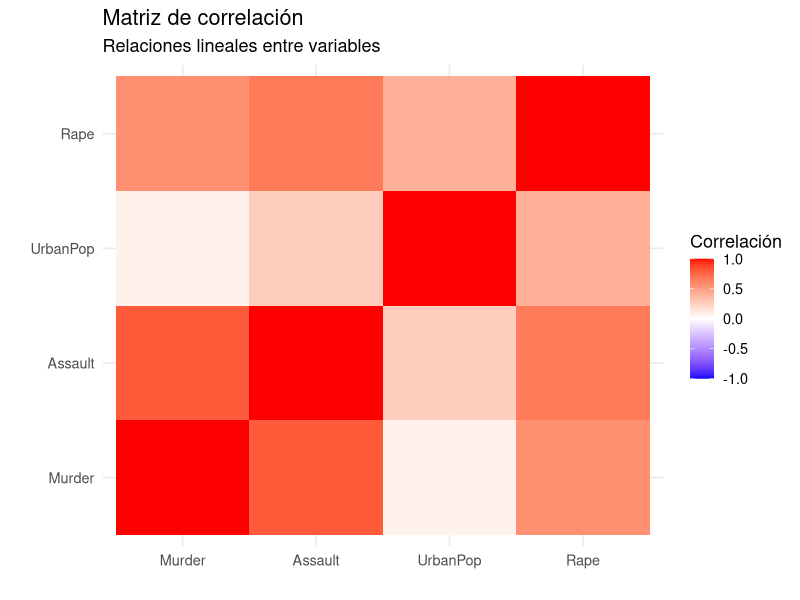
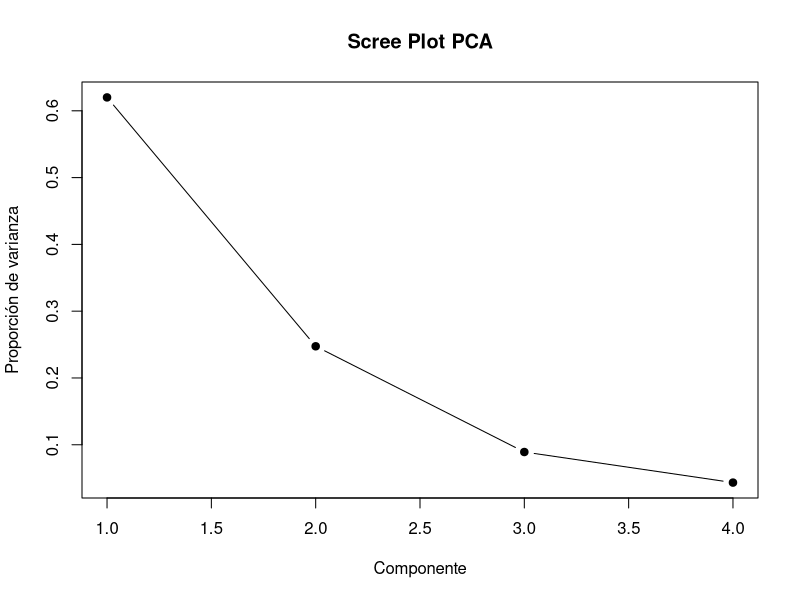
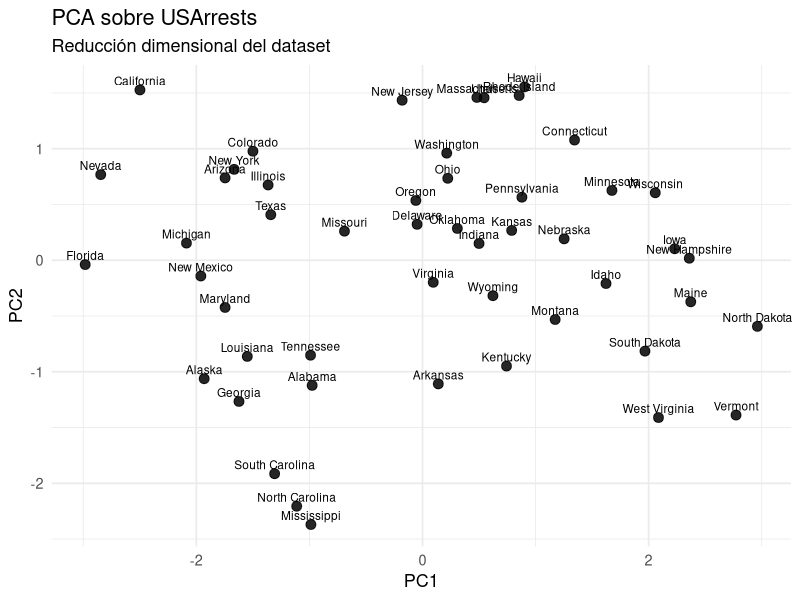
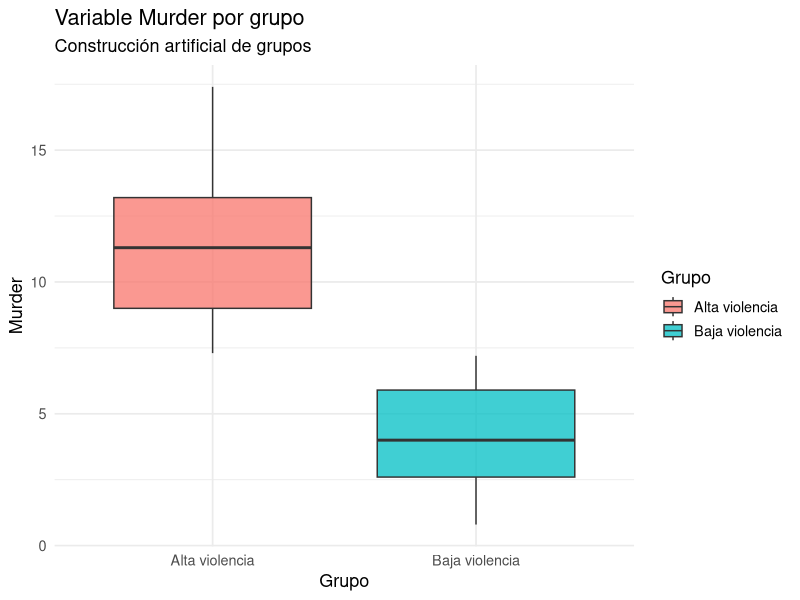

These charts were generated, in order, by the following R code: (Note: this script raises an error after producing the figures.)
## ---- chunk 1
knitr::opts_chunk$set(
  echo = TRUE,
  warning = FALSE,
  message = FALSE,
  fig.align = "center",
  fig.width = 9,
  fig.height = 5.8
)
## ---- chunk 2
library(ggplot2)
library(dplyr)
library(tidyr)
library(psych)
library(scales)
library(GGally)
## ---- chunk 3
data("USArrests")

head(USArrests)
## ---- chunk 4
str(USArrests)

summary(USArrests)
## ---- chunk 5
cor_US <- cor(USArrests)

round(cor_US, 3)
## ---- chunk 6
cor_larga <- as.data.frame(as.table(cor_US))

ggplot(
  cor_larga,
  aes(
    Var1,
    Var2,
    fill = Freq
  )
) +
  geom_tile() +
  scale_fill_gradient2(
    low = "blue",
    high = "red",
    mid = "white",
    midpoint = 0,
    limits = c(-1,1)
  ) +
  labs(
    title = "Matriz de correlación",
    subtitle = "Relaciones lineales entre variables",
    x = "",
    y = "",
    fill = "Correlación"
  ) +
  theme_minimal(base_size = 13)
## ---- chunk 7
pca <- prcomp(
  USArrests,
  scale. = TRUE
)

summary(pca)
## ---- chunk 8
var_exp <- (pca$sdev^2) / sum(pca$sdev^2)

data.frame(
  Componente = paste0("PC", 1:length(var_exp)),
  Varianza = var_exp
)
## ---- chunk 9
plot(
  var_exp,
  type = "b",
  pch = 19,
  xlab = "Componente",
  ylab = "Proporción de varianza",
  main = "Scree Plot PCA"
)
## ---- chunk 10
scores_pca <- as.data.frame(pca$x)

scores_pca$Estado <- rownames(USArrests)

head(scores_pca)
## ---- chunk 11
ggplot(
  scores_pca,
  aes(
    PC1,
    PC2
  )
) +
  geom_point(size = 3, alpha = 0.85) +
  geom_text(
    aes(label = Estado),
    size = 3,
    vjust = -0.5
  ) +
  labs(
    title = "PCA sobre USArrests",
    subtitle = "Reducción dimensional del dataset",
    x = "PC1",
    y = "PC2"
  ) +
  theme_minimal(base_size = 13)
## ---- chunk 12
USArrests$Grupo <- ifelse(
  USArrests$Murder >
    median(USArrests$Murder),
  "Alta violencia",
  "Baja violencia"
)

table(USArrests$Grupo)
## ---- chunk 13
USArrests |>
  ggplot(aes(Grupo, Murder, fill = Grupo)) +
  geom_boxplot(alpha = 0.75) +
  labs(
    title = "Variable Murder por grupo",
    subtitle = "Construcción artificial de grupos",
    x = "Grupo",
    y = "Murder"
  ) +
  theme_minimal(base_size = 13)
## ---- chunk 14
modelo_manova <- manova(
  cbind(
    Murder,
    Assault,
    UrbanPop,
    Rape
  ) ~ Grupo,
  data = USArrests
)

summary(
  modelo_manova,
  test = "Wilks"
)
## ---- chunk 15
summary.aov(modelo_manova)
## ---- chunk 16
psych::KMO(cor_US)
## ---- chunk 17
psych::cortest.bartlett(cor_US, n = nrow(USArrests))
## ---- chunk 18
modelo_fa <- factanal(
  USArrests,
  factors = 2,
  rotation = "varimax"
)

modelo_fa
## ---- chunk 19
modelo_fa$loadings
## ---- chunk 20
modelo_fa$uniquenesses
## ---- chunk 21
modelo_scores <- factanal(
  USArrests,
  factors = 2,
  rotation = "varimax",
  scores = "regression"
)

scores_df <- as.data.frame(modelo_scores$scores)

scores_df$Estado <- rownames(USArrests)

head(scores_df)
## ---- chunk 22
ggplot(
  scores_df,
  aes(
    Factor1,
    Factor2
  )
) +
  geom_point(size = 3, alpha = 0.85) +
  geom_text(
    aes(label = Estado),
    size = 3,
    vjust = -0.5
  ) +
  labs(
    title = "Scores factoriales",
    subtitle = "Estados proyectados en factores latentes",
    x = "Factor 1",
    y = "Factor 2"
  ) +
  theme_minimal(base_size = 13)
